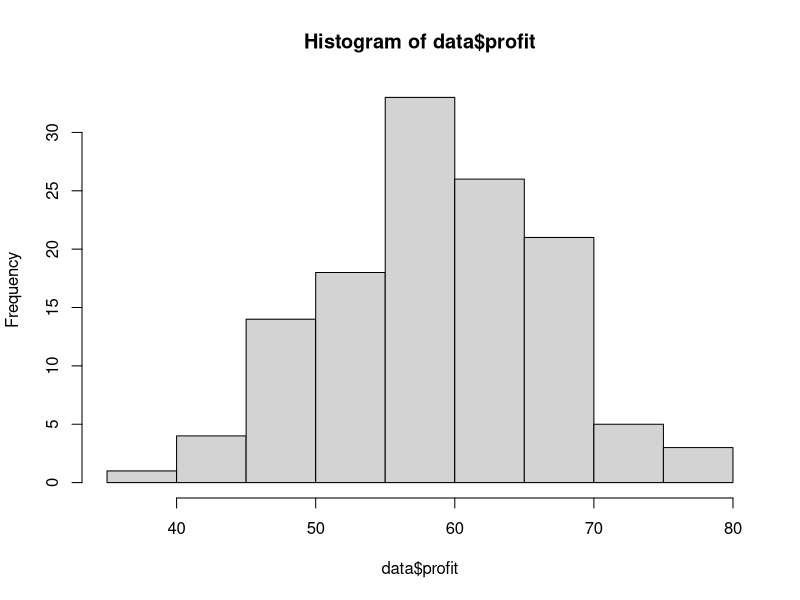

Reproduce this figure in R.
# câu 1 ----------
setwd("D:/D Data/code/R/day6")
data = read.csv("profit.csv")
attach(data)
names(data)

#Ve do thi cua du lieu
hist(data$profit)
high.profit = profit[profit > 65]
KTC.trungbinh<-function(x, alpha){
  x.mean = mean(x)
  x.sd = sd(x)
  n <- length(x)  
  epsilon = qnorm(1-alpha/2)*x.sd/sqrt(n)
  mu.lower = x.mean - epsilon
  mu.upper = x.mean + epsilon
  cat('Khoang tin cay 99% cho ky vong mu la:\n')
  cat('[',mu.lower,';',mu.upper,']\n')
}
KTC.trungbinh(high.profit,0.01)

#(c)
alpha<-0.01
t<-t.test(profit, alternative = "two.sided", 
          mu = 60, conf.level = 0.99)
ifelse(t$p.value<alpha, 'Bac bo Ho', 
       'Chua du co so de bac bo Ho')
